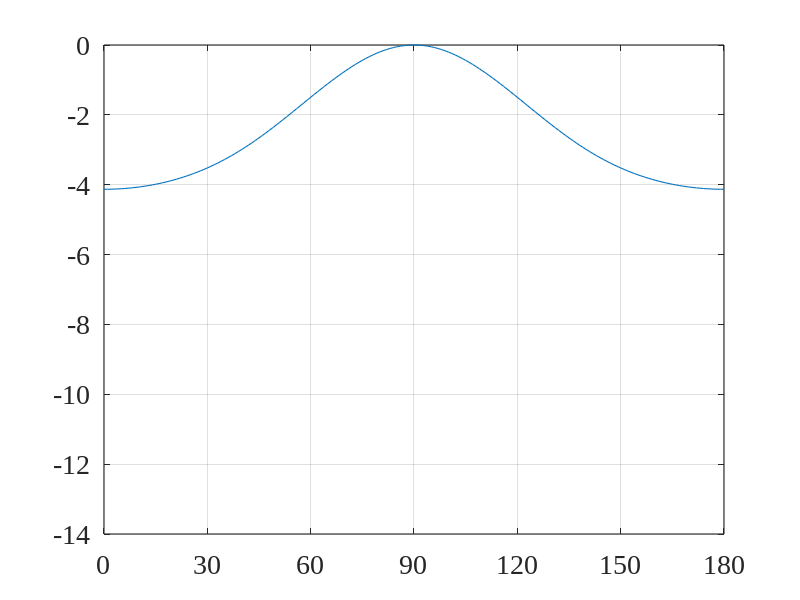
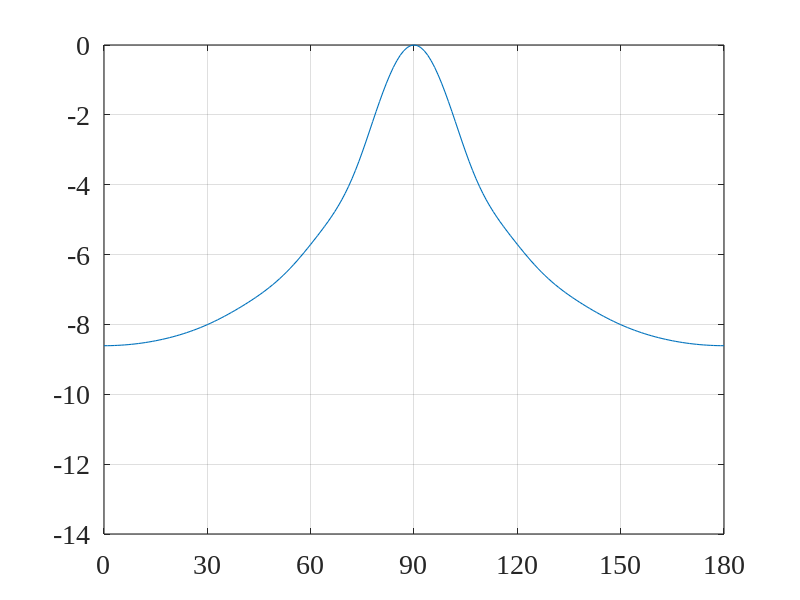
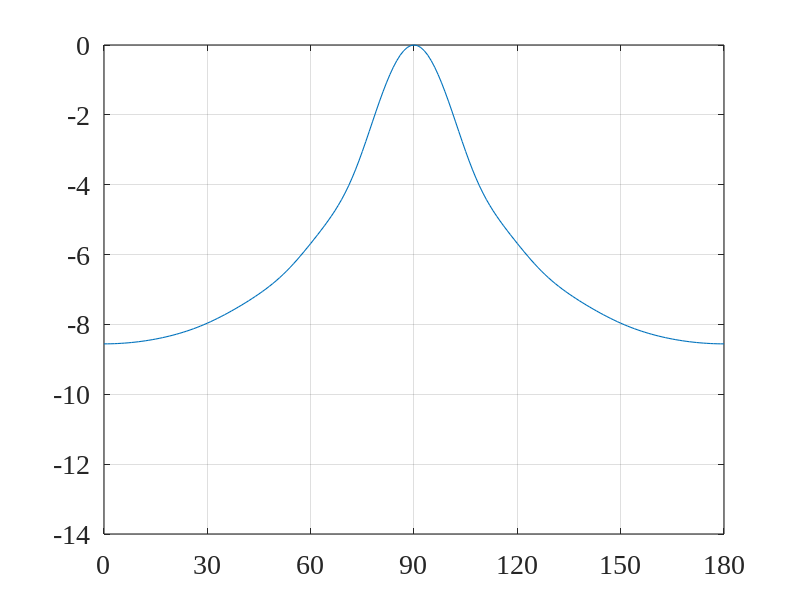
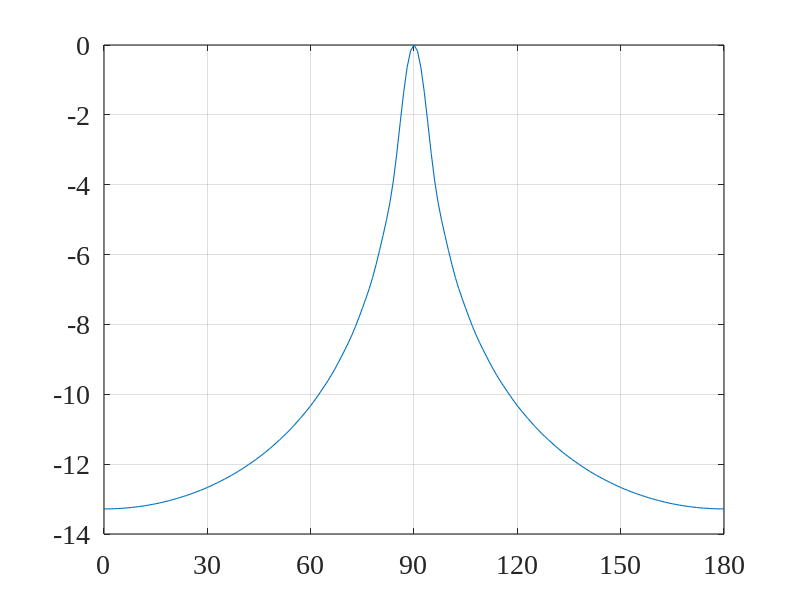

Here is the MATLAB script that generated these plots, in order:
close all; clc; clear all;
linewd = 0.8;
hcfontsize = 20;
MarkerSize=9;

% Input:
c=340; % voice velocity
fs=8e3;
theta_d=90/180*pi;
delta_vec=[0.01 0.01 0.03 0.03];     % distance between microphones
M_vec=[10 30 10 30];     % number of microphones
P=25;
Lh=30;
L=2*P+Lh;

idx_fig=1;
delta=delta_vec(idx_fig);
M=M_vec(idx_fig);
[jj,ii]=meshgrid(1:L,1:Lh);
G_theta_d=zeros(M*Lh,L);
for m=1:M
    Gm_theta_d=sinc(-P-Lh+1-ii+jj-fs*(m-1)*delta/c*cos(theta_d));
    G_theta_d(((m-1)*Lh+1):(m*Lh),:)=Gm_theta_d;
end
diag_GG=diag(G_theta_d'*G_theta_d);
idx_max=find(diag_GG==max(diag_GG),1);
i_ell=zeros(L,1);
i_ell(idx_max)=1;
h=G_theta_d*i_ell/M;

% Beampattern
phi_vec=(0:1:180)'/180*pi;
Lphi=length(phi_vec);
Ba2=zeros(Lphi,1);
G_phi=zeros(M*Lh,L);
for idx_phi=1:Lphi
    phi=phi_vec(idx_phi);
    for m=1:M
        Gm_phi=sinc(-P-Lh+1-ii+jj-fs*(m-1)*delta/c*cos(phi));
        G_phi(((m-1)*Lh+1):(m*Lh),:)=Gm_phi;
    end
    Ba2(idx_phi)=h'*G_phi*G_phi'*h;
end
Ba=Ba2.^0.5;
Ba_dB=10*log10(Ba2);

figure
plot(phi_vec/pi*180,Ba_dB,'linewidth',linewd);
set(gca, 'Color', [1, 1, 1]); 
set(gca, 'FontName', 'Times New Roman');
set(gca, 'FontSize', hcfontsize);
set(gca, 'LineWidth', linewd); 
set(gca,'XLim',[0 180]);
set(gca,'XTick',0:30:180); 
set(gca,'YLim',[-14 0]);
box on; grid on;

idx_fig=2;
delta=delta_vec(idx_fig);
M=M_vec(idx_fig);
[jj,ii]=meshgrid(1:L,1:Lh);
G_theta_d=zeros(M*Lh,L);
for m=1:M
    Gm_theta_d=sinc(-P-Lh+1-ii+jj-fs*(m-1)*delta/c*cos(theta_d));
    G_theta_d(((m-1)*Lh+1):(m*Lh),:)=Gm_theta_d;
end
diag_GG=diag(G_theta_d'*G_theta_d);
idx_max=find(diag_GG==max(diag_GG),1);
i_ell=zeros(L,1);
i_ell(idx_max)=1;
h=G_theta_d*i_ell/M;

% Beampattern
phi_vec=(0:1:180)'/180*pi;
Lphi=length(phi_vec);
Ba2=zeros(Lphi,1);
G_phi=zeros(M*Lh,L);
for idx_phi=1:Lphi
    phi=phi_vec(idx_phi);
    for m=1:M
        Gm_phi=sinc(-P-Lh+1-ii+jj-fs*(m-1)*delta/c*cos(phi));
        G_phi(((m-1)*Lh+1):(m*Lh),:)=Gm_phi;
    end
    Ba2(idx_phi)=h'*G_phi*G_phi'*h;
end
Ba=Ba2.^0.5;
Ba_dB=10*log10(Ba2);

figure
plot(phi_vec/pi*180,Ba_dB,'linewidth',linewd);
set(gca, 'Color', [1, 1, 1]); 
set(gca, 'FontName', 'Times New Roman');
set(gca, 'FontSize', hcfontsize);
set(gca, 'LineWidth', linewd); 
set(gca,'XLim',[0 180]);
set(gca,'XTick',0:30:180); 
set(gca,'YLim',[-14 0]);
box on; grid on;

idx_fig=3;
delta=delta_vec(idx_fig);
M=M_vec(idx_fig);
[jj,ii]=meshgrid(1:L,1:Lh);
G_theta_d=zeros(M*Lh,L);
for m=1:M
    Gm_theta_d=sinc(-P-Lh+1-ii+jj-fs*(m-1)*delta/c*cos(theta_d));
    G_theta_d(((m-1)*Lh+1):(m*Lh),:)=Gm_theta_d;
end
diag_GG=diag(G_theta_d'*G_theta_d);
idx_max=find(diag_GG==max(diag_GG),1);
i_ell=zeros(L,1);
i_ell(idx_max)=1;
h=G_theta_d*i_ell/M;

% Beampattern
phi_vec=(0:1:180)'/180*pi;
Lphi=length(phi_vec);
Ba2=zeros(Lphi,1);
G_phi=zeros(M*Lh,L);
for idx_phi=1:Lphi
    phi=phi_vec(idx_phi);
    for m=1:M
        Gm_phi=sinc(-P-Lh+1-ii+jj-fs*(m-1)*delta/c*cos(phi));
        G_phi(((m-1)*Lh+1):(m*Lh),:)=Gm_phi;
    end
    Ba2(idx_phi)=h'*G_phi*G_phi'*h;
end
Ba=Ba2.^0.5;
Ba_dB=10*log10(Ba2);


figure
plot(phi_vec/pi*180,Ba_dB,'linewidth',linewd);
set(gca, 'Color', [1, 1, 1]); 
set(gca, 'FontName', 'Times New Roman');
set(gca, 'FontSize', hcfontsize);
set(gca, 'LineWidth', linewd); 
set(gca,'XLim',[0 180]);
set(gca,'XTick',0:30:180); 
set(gca,'YLim',[-14 0]);
box on; grid on;

idx_fig=4;
delta=delta_vec(idx_fig);
M=M_vec(idx_fig);
[jj,ii]=meshgrid(1:L,1:Lh);
G_theta_d=zeros(M*Lh,L);
for m=1:M
    Gm_theta_d=sinc(-P-Lh+1-ii+jj-fs*(m-1)*delta/c*cos(theta_d));
    G_theta_d(((m-1)*Lh+1):(m*Lh),:)=Gm_theta_d;
end
diag_GG=diag(G_theta_d'*G_theta_d);
idx_max=find(diag_GG==max(diag_GG),1);
i_ell=zeros(L,1);
i_ell(idx_max)=1;
h=G_theta_d*i_ell/M;

% Beampattern
phi_vec=(0:1:180)'/180*pi;
Lphi=length(phi_vec);
Ba2=zeros(Lphi,1);
G_phi=zeros(M*Lh,L);
for idx_phi=1:Lphi
    phi=phi_vec(idx_phi);
    for m=1:M
        Gm_phi=sinc(-P-Lh+1-ii+jj-fs*(m-1)*delta/c*cos(phi));
        G_phi(((m-1)*Lh+1):(m*Lh),:)=Gm_phi;
    end
    Ba2(idx_phi)=h'*G_phi*G_phi'*h;
end
Ba=Ba2.^0.5;
Ba_dB=10*log10(Ba2);

figure
plot(phi_vec/pi*180,Ba_dB,'linewidth',linewd);
set(gca, 'Color', [1, 1, 1]); 
set(gca, 'FontName', 'Times New Roman');
set(gca, 'FontSize', hcfontsize);
set(gca, 'LineWidth', linewd); 
set(gca,'XLim',[0 180]);
set(gca,'XTick',0:30:180); 
set(gca,'YLim',[-14 0]);
box on; grid on;
